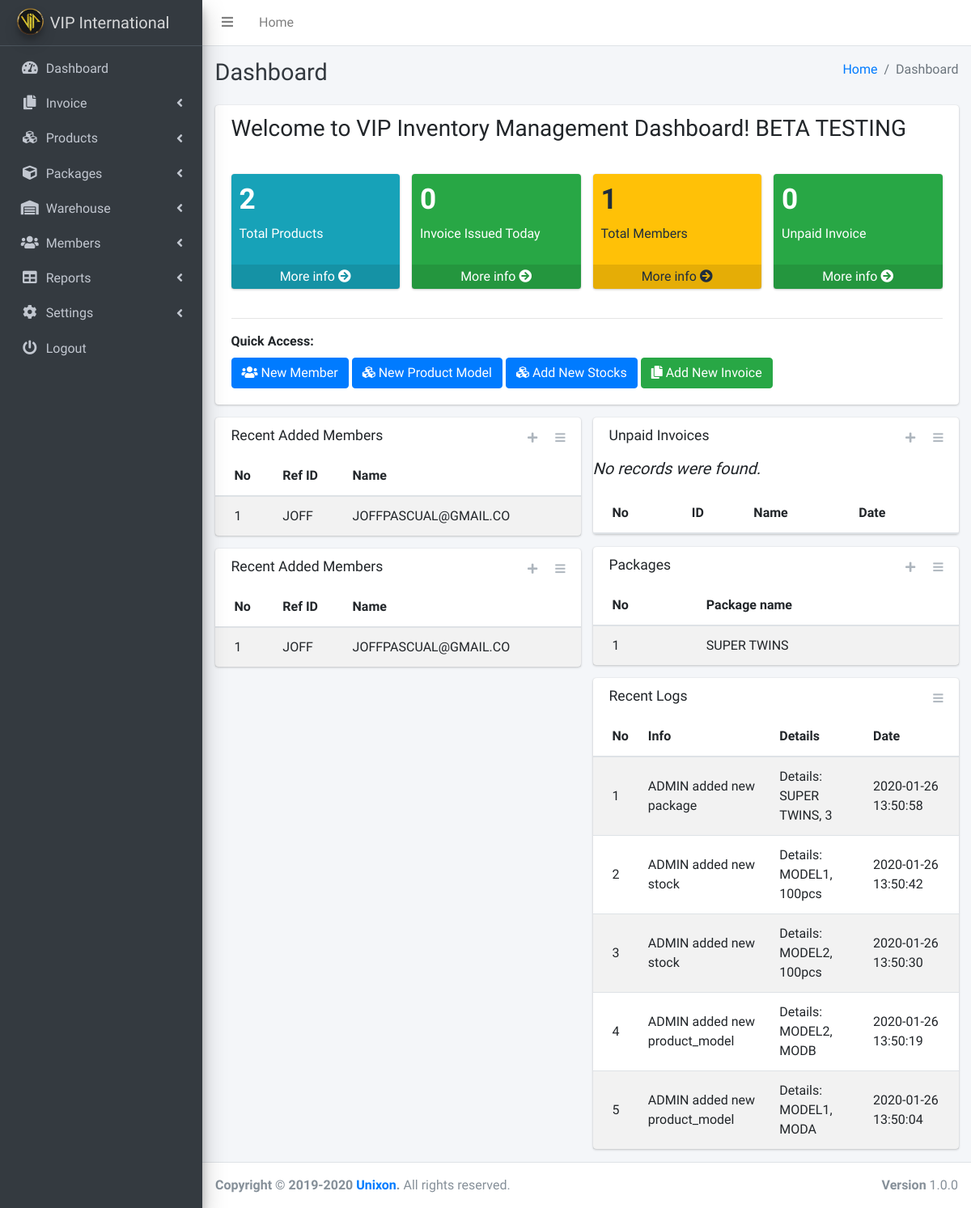
Before: /index.php (signed in) with the older database file.
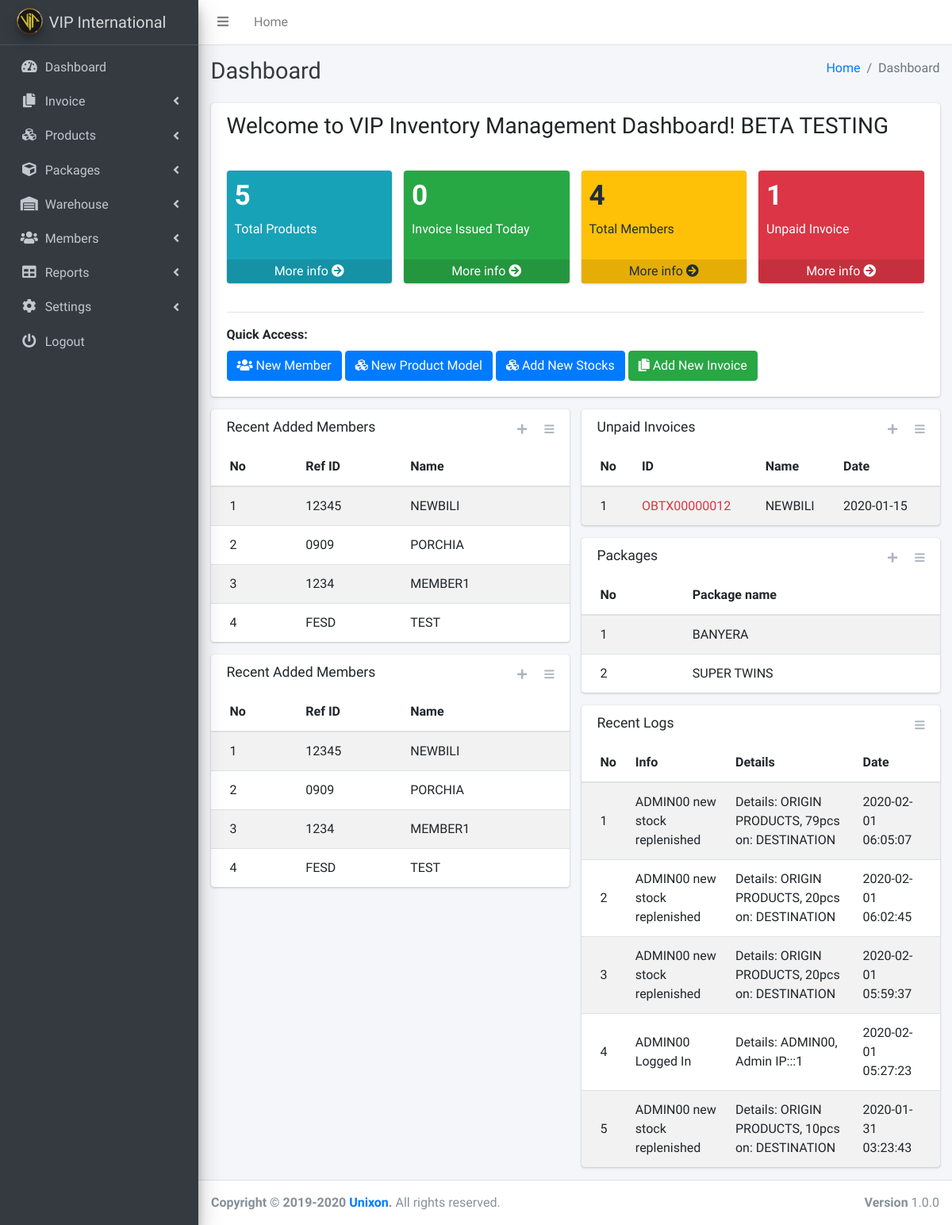
After: the same page with the newer database file.
### tables this page shows
CREATE TABLE `customers` (
  `member_id` int(255) NOT NULL,
  `name` varchar(255) NOT NULL,
  `refID` varchar(255) NOT NULL,
  `address` varchar(255) NOT NULL,
  `status` varchar(20) NOT NULL,
  `created_by` varchar(255) NOT NULL,
  `created_at` date NOT NULL
);

CREATE TABLE `product_model` (
  `model_id` int(255) NOT NULL,
  `model` varchar(255) NOT NULL,
  `sku` varchar(255) NOT NULL,
  `type` varchar(255) NOT NULL,
  `status` varchar(255) NOT NULL,
  `created_by` varchar(255) NOT NULL,
  `created_at` date NOT NULL
);

CREATE TABLE `logs` (
  `id` int(11) NOT NULL,
  `info` varchar(500) NOT NULL,
  `info2` varchar(500) NOT NULL,
  `created_at` datetime NOT NULL DEFAULT current_timestamp()
);

CREATE TABLE `outboundtb` (
  `id` int(11) NOT NULL,
  `ob_tx_id` varchar(100) NOT NULL,
  `ob_custName` varchar(100) NOT NULL,
  `ob_warehouse` varchar(100) NOT NULL,
  `ob_date` varchar(100) NOT NULL,
  `ob_remarks` text NOT NULL,
  `ob_mot` varchar(100) NOT NULL,
  `ob_status` varchar(100) NOT NULL,
  `ob_received_by` varchar(100) NOT NULL,
  `ob_created_by` varchar(100) NOT NULL,
  `ob_created_at` datetime NOT NULL DEFAULT current_timestamp()
);

### index.php (the view, shortened to what the changed rows need)
<!DOCTYPE html>
<html lang="en">
<?php include "includes/header.php"; ?>
<?php require_once 'config.php'; ?>
<?php
$query = "SELECT COUNT(model) as TotalModel FROM product_model WHERE type = 'retail' ";
$result = mysqli_query($link, $query) or die(mysqli_error($link));
if (mysqli_num_rows($result) > 0) {
  while($row = mysqli_fetch_array($result))
    $totalModel = $row['TotalModel'];
}
?>
<?php
$query = "SELECT COUNT(member_id) as TotalMembers FROM customers";
$result = mysqli_query($link, $query) or die(mysqli_error($link));
if (mysqli_num_rows($result) > 0) {
  while($row = mysqli_fetch_array($result))
    $totalMembers = $row['TotalMembers'];
}
?>
<?php
$query = "SELECT COUNT(id) as TotalUnpaid FROM outboundtb WHERE ob_status='Unpaid'";
$result = mysqli_query($link, $query) or die(mysqli_error($link));
if (mysqli_num_rows($result) > 0) {
  while($row = mysqli_fetch_array($result))
    $totalUnpaid = $row['TotalUnpaid'];
}
?>
<body class="hold-transition sidebar-mini">
  <div class="wrapper">
    <div class="content-wrapper">
      <div class="content-header">
        <div class="container-fluid">
          <div class="row mb-2">
            <div class="col-sm-6">
              <h1 class="m-0 text-dark">Dashboard</h1>
            </div>
          </div>
        </div>
      </div>
      <div class="content">
        <div class="container-fluid">
          <div class="row">
           <div class="col-lg-12">
            <div class="card">
              <div class="card-body">
                <div class="row">
                  <div class="col-lg-3 col-6">
                    <div class="small-box bg-info">
                      <div class="inner">
                        <h3><?php echo $totalModel; ?></h3>
                        <p>Total Products</p>
                      </div>
                    </div>
                  </div>
                  <div class="col-lg-3 col-6">
                    <div class="small-box bg-warning">
                      <div class="inner">
                        <h3><?php echo $totalMembers; ?></h3>
                        <p>Total Members</p>
                      </div>
                    </div>
                  </div>
                  <div class="col-lg-3 col-6">
                    <?php
                    if($totalUnpaid==0){
                      echo "<div class='small-box bg-success'>";
                    } else {
                      echo "<div class='small-box bg-danger'>";
                    }
                    ?>
                      <div class="inner">
                        <h3><?php echo $totalUnpaid; ?></h3>
                        <p>Unpaid Invoice</p>
                      </div>
                    </div>
                  </div>
                </div>
                <label>Quick Access:</label><br>
              </div>
            </div>
          </div>
        </div>
        <div class="row">
          <div class="col-lg-6">
            <div class="card">
              <div class="card-body p-0">
                <table class="table table-striped table-valign-middle">
                  <thead>
                    <tr>
                      <th>No</th>
                      <th>Ref ID</th>
                      <th>Name</th>
                    </tr>
                  </thead>
                  <?php
                  $cust_qry = "SELECT * FROM customers ORDER BY member_id DESC LIMIT 5";
                  if($cust_result = mysqli_query($link, $cust_qry)){
                    if(mysqli_num_rows($cust_result) > 0){
                      $cust_ctr = 0;
                      while($cust_row = mysqli_fetch_array($cust_result)){
                        $cust_ctr++;
                        echo "<tr>";
                        echo "<td>" . $cust_ctr . "</td>";
                        echo "<td>" . $cust_row['refID'] . "</td>";
                        echo "<td>" . $cust_row['name'] . "</td>";
                        echo "</tr>";
                      }
                    } else{
                      echo "<p class='lead'><em>No records were found.</em></p>";
                    }
                  } else{
                    echo "ERROR: Could not able to execute $sql. " . mysqli_error($link);
                  }
                  ?>
              </table>
            </div>
          </div>
          <div class="card">
            <div class="card-body p-0">
              <table class="table table-striped table-valign-middle">
                <thead>
                  <tr>
                    <th>No</th>
                    <th>Ref ID</th>
                    <th>Name</th>
                  </tr>
                </thead>
                <?php
                $cust_qry = "SELECT * FROM customers ORDER BY member_id DESC LIMIT 5";
                if($cust_result = mysqli_query($link, $cust_qry)){
                  if(mysqli_num_rows($cust_result) > 0){
                    $cust_ctr = 0;
                    while($cust_row = mysqli_fetch_array($cust_result)){
                      $cust_ctr++;
                      echo "<tr>";
                      echo "<td>" . $cust_ctr . "</td>";
                      echo "<td>" . $cust_row['refID'] . "</td>";
                      echo "<td>" . $cust_row['name'] . "</td>";
                      echo "</tr>";
                    }
                  } else{
                    echo "<p class='lead'><em>No records were found.</em></p>";
                  }
                } else{
                  echo "ERROR: Could not able to execute $sql. " . mysqli_error($link);
                }
                ?>
            </table>
          </div>
        </div>
      </div>
      <div class="col-lg-6">
        <div class="card">
          <div class="card-body p-0">
            <table class="table table-striped table-valign-middle">
              <thead>
                <tr>
                  <th>No</th>
                  <th>ID</th>
                  <th>Name</th>
                  <th>Date</th>
                </tr>
              </thead>
              <?php
              $cust_qry = "SELECT * FROM outboundtb WHERE ob_status ='Unpaid' ORDER BY ob_tx_id DESC LIMIT 5";
              if($cust_result = mysqli_query($link, $cust_qry)){
                if(mysqli_num_rows($cust_result) > 0){
                  $cust_ctr = 0;
                  while($cust_row = mysqli_fetch_array($cust_result)){
                    $cust_ctr++;
                    echo "<tr>";
                    echo "<td>" . $cust_ctr . "</td>";
                    echo "<td><span class='text-danger'>" . $cust_row['ob_tx_id'] . "</span></td>";
                    echo "<td>" . $cust_row['ob_custName'] . "</td>";
                    echo "<td>" . $cust_row['ob_date'] . "</td>";
                    echo "</tr>";
                  }
                } else{
                  echo "<p class='lead'><em>No records were found.</em></p>";
                }
              } else{
                echo "ERROR: Could not able to execute $sql. " . mysqli_error($link);
              }
              ?>
          </table>
        </div>
      </div>
      <div class="card">
        <div class="card-body p-0">
          <table class="table table-striped table-valign-middle">
            <thead>
              <tr>
                <th>No</th>
                <th>Package name</th>
              </tr>
            </thead>
            <tbody>
                  <?php
                  $pkg_qry = "SELECT * FROM `product_model` WHERE type = 'package' ORDER BY model_id DESC LIMIT 5";
                  if($pkg_result = mysqli_query($link, $pkg_qry)){
                    if(mysqli_num_rows($pkg_result) > 0){
                      $pkg_ctr = 0;
                      while($pkg_row = mysqli_fetch_array($pkg_result)){
                        $pkg_ctr++;
                        echo "<tr>";
                        echo "<td>" . $pkg_ctr . "</td>";
                        echo "<td>" . $pkg_row['model'] . "</td>";
                        echo "</tr>";
                      }
                    } else{
                      echo "<p class='lead'><em>No records were found.</em></p>";
                    }
                  } else{
                    echo "ERROR: Could not able to execute $sql. " . mysqli_error($link);
                  }
                  ?>
                </tbody>
              </table>
            </div>
          </div>
          <div class="card">
            <div class="card-body p-0">
              <table class="table table-striped table-valign-middle">
                <thead>
                  <tr>
                    <th>No</th>
                    <th>Info</th>
                    <th>Details</th>
                    <th>Date</th>
                  </tr>
                </thead>
                <?php
                $cust_qry = "SELECT * FROM logs ORDER BY id DESC LIMIT 5";
                if($cust_result = mysqli_query($link, $cust_qry)){
                  if(mysqli_num_rows($cust_result) > 0){
                    $cust_ctr = 0;
                    while($cust_row = mysqli_fetch_array($cust_result)){
                      $cust_ctr++;
                      echo "<tr>";
                      echo "<td>" . $cust_ctr . "</td>";
                      echo "<td>" . $cust_row['info'] . "</td>";
                      echo "<td>" . $cust_row['info2'] . "</td>";
                      echo "<td>" . $cust_row['created_at'] . "</td>";
                      echo "</tr>";
                    }
                  } else{
                    echo "<p class='lead'><em>No records were found.</em></p>";
                  }
                } else{
                  echo "ERROR: Could not able to execute $sql. " . mysqli_error($link);
                }
                ?>
            </table>
          </div>
        </div>
      </div>
    </div>
  </div>
</div>
</div>
</div>
</body>
</html>

Changed rows visible on the page:
removed customers: refID "JOFF", name "JOFFPASCUAL@GMAIL.CO"
no longer on this page (row unchanged): logs: info "ADMIN added new package", info2 "Details: SUPER TWINS, 3", created_at "2020-01-26 13:50:58"
no longer on this page (row unchanged): logs: info "ADMIN added new stock", info2 "Details: MODEL1, 100pcs", created_at "2020-01-26 13:50:42"
no longer on this page (row unchanged): logs: info "ADMIN added new stock", info2 "Details: MODEL2, 100pcs", created_at "2020-01-26 13:50:30"
no longer on this page (row unchanged): logs: info "ADMIN added new product_model", info2 "Details: MODEL2, MODB", created_at "2020-01-26 13:50:19"
no longer on this page (row unchanged): logs: info "ADMIN added new product_model", info2 "Details: MODEL1, MODA", created_at "2020-01-26 13:50:04"
added customers: refID "12345", name "NEWBILI"
added customers: refID "0909", name "PORCHIA"
added customers: refID "1234", name "MEMBER1"
added customers: refID "FESD", name "TEST"
added outboundtb: ob_tx "OBTX00000012", ob_custName "NEWBILI", ob_date "2020-01-15"
added product_model: model "BANYERA"
added logs: info "ADMIN00 new stock replenished", info2 "Details: ORIGIN PRODUCTS, 79pcs on: DESTINATION", created_at "2020-02-01 06:05:07"
added logs: info "ADMIN00 new stock replenished", info2 "Details: ORIGIN PRODUCTS, 20pcs on: DESTINATION", created_at "2020-02-01 06:02:45"
added logs: info "ADMIN00 new stock replenished", info2 "Details: ORIGIN PRODUCTS, 20pcs on: DESTINATION", created_at "2020-02-01 05:59:37"
added logs: info "ADMIN00 Logged In", info2 "Details: ADMIN00, Admin IP:::1", created_at "2020-02-01 05:27:23"
added logs: info "ADMIN00 new stock replenished", info2 "Details: ORIGIN PRODUCTS, 10pcs on: DESTINATION", created_at "2020-01-31 03:23:43"
Other visible differences:
$totalModel: "2" → "5"
$totalMembers: "1" → "4"
$totalUnpaid: "0" → "1"
text no longer shown: "No records were found."
